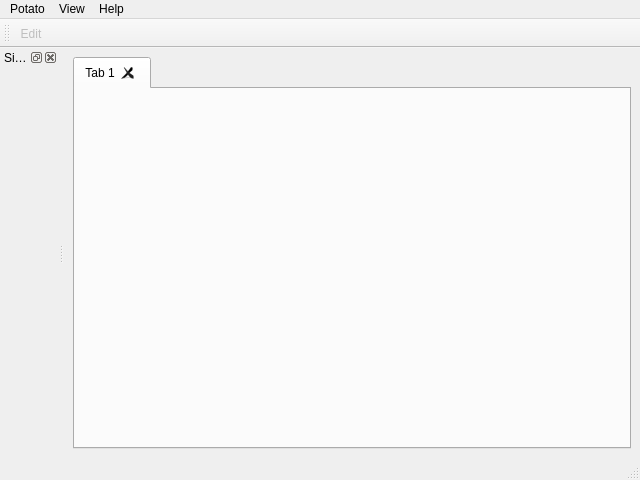
<?xml version="1.0" encoding="UTF-8"?>
<ui version="4.0">
 <class>MainWindow</class>
 <widget class="QMainWindow" name="MainWindow">
  <property name="geometry">
   <rect>
    <x>0</x>
    <y>0</y>
    <width>640</width>
    <height>480</height>
   </rect>
  </property>
  <property name="minimumSize">
   <size>
    <width>0</width>
    <height>0</height>
   </size>
  </property>
  <property name="windowTitle">
   <string>Potato Editor</string>
  </property>
  <widget class="QWidget" name="centralwidget">
   <layout class="QHBoxLayout" name="horizontalLayout">
    <item>
     <widget class="QTabWidget" name="tabView">
      <property name="tabsClosable">
       <bool>true</bool>
      </property>
      <widget class="QWidget" name="tabViewMain">
       <attribute name="title">
        <string>Tab 1</string>
       </attribute>
       <layout class="QVBoxLayout" name="verticalLayout">
        <item>
         <widget class="c4g::qt::QGLESWidget" name="glesWidget" native="true">
          <property name="minimumSize">
           <size>
            <width>240</width>
            <height>240</height>
           </size>
          </property>
         </widget>
        </item>
       </layout>
      </widget>
     </widget>
    </item>
   </layout>
  </widget>
  <widget class="QMenuBar" name="menubar">
   <property name="geometry">
    <rect>
     <x>0</x>
     <y>0</y>
     <width>640</width>
     <height>25</height>
    </rect>
   </property>
   <widget class="QMenu" name="menuPotato">
    <property name="title">
     <string>Potato</string>
    </property>
    <addaction name="actionNew"/>
    <addaction name="separator"/>
    <addaction name="actionOpen"/>
    <addaction name="actionSave"/>
    <addaction name="separator"/>
    <addaction name="actionQuit"/>
   </widget>
   <widget class="QMenu" name="menuHelp">
    <property name="title">
     <string>Help</string>
    </property>
    <addaction name="actionAbout"/>
   </widget>
   <widget class="QMenu" name="menuView">
    <property name="title">
     <string>View</string>
    </property>
    <addaction name="actionSideBar"/>
   </widget>
   <addaction name="menuPotato"/>
   <addaction name="menuView"/>
   <addaction name="menuHelp"/>
  </widget>
  <widget class="QStatusBar" name="statusbar"/>
  <widget class="QDockWidget" name="dockSideBar">
   <property name="layoutDirection">
    <enum>Qt::LeftToRight</enum>
   </property>
   <property name="features">
    <set>QDockWidget::AllDockWidgetFeatures</set>
   </property>
   <property name="windowTitle">
    <string>Side Bar</string>
   </property>
   <attribute name="dockWidgetArea">
    <number>1</number>
   </attribute>
   <widget class="QWidget" name="dockWidgetContents">
    <layout class="QVBoxLayout" name="verticalLayout_3">
     <item>
      <widget class="c4g::qt::QSideBarWidget" name="sidebarWidget" native="true">
       <layout class="QVBoxLayout" name="verticalLayout_2"/>
      </widget>
     </item>
    </layout>
   </widget>
  </widget>
  <widget class="QToolBar" name="toolBar">
   <property name="windowTitle">
    <string>toolBar</string>
   </property>
   <attribute name="toolBarArea">
    <enum>TopToolBarArea</enum>
   </attribute>
   <attribute name="toolBarBreak">
    <bool>false</bool>
   </attribute>
   <addaction name="actionEditInBar"/>
  </widget>
  <action name="actionTutorial">
   <property name="text">
    <string>Tutorial</string>
   </property>
  </action>
  <action name="actionAbout">
   <property name="text">
    <string>About</string>
   </property>
  </action>
  <action name="actionNew">
   <property name="enabled">
    <bool>false</bool>
   </property>
   <property name="text">
    <string>New</string>
   </property>
  </action>
  <action name="actionOpen">
   <property name="enabled">
    <bool>false</bool>
   </property>
   <property name="text">
    <string>Open</string>
   </property>
  </action>
  <action name="actionSave">
   <property name="enabled">
    <bool>false</bool>
   </property>
   <property name="text">
    <string>Save</string>
   </property>
  </action>
  <action name="actionQuit">
   <property name="text">
    <string>Quit</string>
   </property>
  </action>
  <action name="actionEffect">
   <property name="text">
    <string>Effect</string>
   </property>
  </action>
  <action name="actionPlayInBar">
   <property name="text">
    <string>Play</string>
   </property>
  </action>
  <action name="actionEditInBar">
   <property name="enabled">
    <bool>false</bool>
   </property>
   <property name="text">
    <string>Edit</string>
   </property>
  </action>
  <action name="actionSideBar">
   <property name="checkable">
    <bool>true</bool>
   </property>
   <property name="checked">
    <bool>true</bool>
   </property>
   <property name="text">
    <string>Side Bar</string>
   </property>
  </action>
  <action name="actionProject">
   <property name="text">
    <string>Project</string>
   </property>
  </action>
 </widget>
 <customwidgets>
  <customwidget>
   <class>c4g::qt::QGLESWidget</class>
   <extends>QWidget</extends>
   <header>qgleswidget.h</header>
   <container>1</container>
  </customwidget>
  <customwidget>
   <class>c4g::qt::QSideBarWidget</class>
   <extends>QWidget</extends>
   <header>qsidebarwidget.h</header>
   <container>1</container>
  </customwidget>
 </customwidgets>
 <resources/>
 <connections>
  <connection>
   <sender>actionQuit</sender>
   <signal>triggered()</signal>
   <receiver>MainWindow</receiver>
   <slot>close()</slot>
   <hints>
    <hint type="sourcelabel">
     <x>-1</x>
     <y>-1</y>
    </hint>
    <hint type="destinationlabel">
     <x>399</x>
     <y>299</y>
    </hint>
   </hints>
  </connection>
  <connection>
   <sender>actionSideBar</sender>
   <signal>toggled(bool)</signal>
   <receiver>dockSideBar</receiver>
   <slot>setVisible(bool)</slot>
   <hints>
    <hint type="sourcelabel">
     <x>-1</x>
     <y>-1</y>
    </hint>
    <hint type="destinationlabel">
     <x>135</x>
     <y>263</y>
    </hint>
   </hints>
  </connection>
  <connection>
   <sender>dockSideBar</sender>
   <signal>visibilityChanged(bool)</signal>
   <receiver>actionSideBar</receiver>
   <slot>setChecked(bool)</slot>
   <hints>
    <hint type="sourcelabel">
     <x>135</x>
     <y>263</y>
    </hint>
    <hint type="destinationlabel">
     <x>-1</x>
     <y>-1</y>
    </hint>
   </hints>
  </connection>
  <connection>
   <sender>actionAbout</sender>
   <signal>triggered()</signal>
   <receiver>MainWindow</receiver>
   <slot>OnMenuBarHelpAbout()</slot>
   <hints>
    <hint type="sourcelabel">
     <x>-1</x>
     <y>-1</y>
    </hint>
    <hint type="destinationlabel">
     <x>215</x>
     <y>191</y>
    </hint>
   </hints>
  </connection>
  <connection>
   <sender>actionNew</sender>
   <signal>triggered()</signal>
   <receiver>MainWindow</receiver>
   <slot>OnMenuBarPotatoNew()</slot>
   <hints>
    <hint type="sourcelabel">
     <x>-1</x>
     <y>-1</y>
    </hint>
    <hint type="destinationlabel">
     <x>215</x>
     <y>191</y>
    </hint>
   </hints>
  </connection>
  <connection>
   <sender>actionOpen</sender>
   <signal>triggered()</signal>
   <receiver>MainWindow</receiver>
   <slot>OnMenuBarPotatoOpen()</slot>
   <hints>
    <hint type="sourcelabel">
     <x>-1</x>
     <y>-1</y>
    </hint>
    <hint type="destinationlabel">
     <x>215</x>
     <y>191</y>
    </hint>
   </hints>
  </connection>
  <connection>
   <sender>actionSave</sender>
   <signal>triggered()</signal>
   <receiver>MainWindow</receiver>
   <slot>OnMenuBarPotatoSave()</slot>
   <hints>
    <hint type="sourcelabel">
     <x>-1</x>
     <y>-1</y>
    </hint>
    <hint type="destinationlabel">
     <x>215</x>
     <y>191</y>
    </hint>
   </hints>
  </connection>
 </connections>
 <slots>
  <slot>OnMenuBarPotatoNew()</slot>
  <slot>OnMenuBarPotatoOpen()</slot>
  <slot>OnMenuBarPotatoSave()</slot>
  <slot>OnMenuBarHelpAbout()</slot>
 </slots>
</ui>
